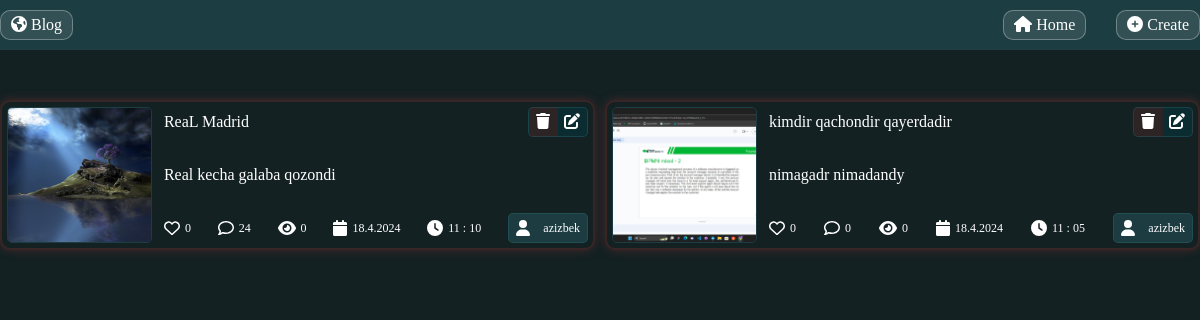
/user/panel/, run on an earlier commit of the app's database.
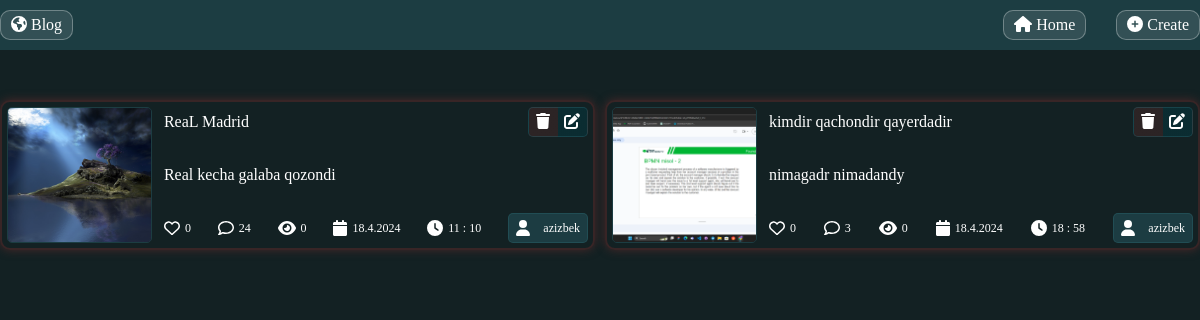
And on a later commit of the database.
### main_app/models.py (models this page shows, shortened)
class Article(models.Model):
    title = models.CharField(max_length=100)
    content = models.TextField()
    date = models.DateField(auto_now_add=True)
    author = models.ForeignKey('auth.User', on_delete=models.CASCADE)
    image   = models.ImageField(blank=True , upload_to="blog/")
    updated = models.DateTimeField(auto_now=True)
    likes = models.IntegerField(default=0)
    comments = models.IntegerField(default=0)
    views = models.IntegerField(default=0)
    category = models.ForeignKey(Categories, on_delete=models.CASCADE)
    tag = models.ForeignKey(Tags, on_delete=models.CASCADE)

### main_app/views.py (the view)
# urls.py: path("user/panel/", views.admin_panel, name="admin_panel"),
def admin_panel(request):
    all_article = Article.objects.all()
    data = {
        "article": all_article,
    }
    return render(request, "admin/delete_update.html", context=data)

### main_app/models.py (called while the page is built)
    def __str__(self):
        return str(self.name)

### templates/admin/delete_update.html (shortened to what this page needs)
{% extends "admin/admin_panel.html" %}
{% block context_index %}
<div class="container">
    <div class="article_list_wrapper">
        {% for i in article %}
        <div class="article_card card_{{i.tag}}">
            <div class="article_image_block">
                <img src="{{ i.image.url }}" alt="article image">
            </div>
            <div class="article_context_block">
                <div class="article_title">
                    <div>
                        <p>{{ i.title }}</p>
                    </div>
                    <div class="article_icon_wrapper">
                        <p class="delete_modal_btn" article_id="{% url 'main_app:delete_this_article' i.id %}"><i
                                class="fa-solid fa-trash"></i></p>
                        <a href="{% url 'main_app:update_article' i.id %}"> <i class="fa-solid fa-pen-to-square"></i></a>
                    </div>
                </div>
                <div class="article_content">
                    {{ i.content | truncatewords:10 }}
                </div>
                <div class="like_comment_wrapper_block">
                    <div class="like"><i class="fa-regular fa-heart"></i>
                        <p>{{ i.likes }}</p>
                    </div>
                    <div><i class="fa-regular fa-comment"></i>
                        <p>{{ i.comments }}</p>
                    </div>
                    <div class="views"><i class="fa-solid fa-eye"></i>
                        <p>{{ i.views }}</p>
                    </div>
                    <div class="date">
                        <i class="fa-solid fa-calendar"></i>
                        <p>{{ i.updated | date:'d.n.Y' }}</p>
                    </div>
                    <div class="time">
                        <i class="fa-solid fa-clock"></i>
                        <p> {{ i.updated | date:'H : i' }}</p>
                    </div>
                    <div class="article_author">
                        <i class="fa-solid fa-user"></i>
                        <p>{{ i.author }}</p>
                    </div>
                </div>
            </div>
        </div>
        {% endfor %}
    </div>
</div>
{% endblock context_index %}

What changed in the data, as far as the page shows it:
changed Article "kimdir qachondir qayerdadir": comments "0" → "3"; updated "11 : 05" → "18 : 58"
